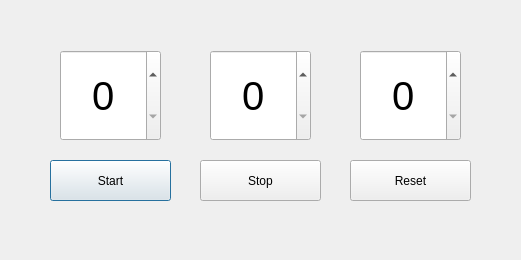
<?xml version="1.0" encoding="UTF-8"?>
<ui version="4.0">
 <class>Timer</class>
 <widget class="QDialog" name="Timer">
  <property name="geometry">
   <rect>
    <x>0</x>
    <y>0</y>
    <width>521</width>
    <height>260</height>
   </rect>
  </property>
  <property name="windowTitle">
   <string>Dialog</string>
  </property>
  <widget class="QSpinBox" name="hourBox">
   <property name="geometry">
    <rect>
     <x>60</x>
     <y>50</y>
     <width>101</width>
     <height>91</height>
    </rect>
   </property>
   <property name="font">
    <font>
     <pointsize>30</pointsize>
    </font>
   </property>
   <property name="alignment">
    <set>Qt::AlignCenter</set>
   </property>
  </widget>
  <widget class="QSpinBox" name="MinBox">
   <property name="geometry">
    <rect>
     <x>210</x>
     <y>50</y>
     <width>101</width>
     <height>91</height>
    </rect>
   </property>
   <property name="font">
    <font>
     <pointsize>30</pointsize>
    </font>
   </property>
   <property name="alignment">
    <set>Qt::AlignCenter</set>
   </property>
  </widget>
  <widget class="QSpinBox" name="SecBox">
   <property name="geometry">
    <rect>
     <x>360</x>
     <y>50</y>
     <width>101</width>
     <height>91</height>
    </rect>
   </property>
   <property name="font">
    <font>
     <pointsize>30</pointsize>
    </font>
   </property>
   <property name="alignment">
    <set>Qt::AlignCenter</set>
   </property>
  </widget>
  <widget class="QPushButton" name="btn_start">
   <property name="geometry">
    <rect>
     <x>50</x>
     <y>160</y>
     <width>121</width>
     <height>41</height>
    </rect>
   </property>
   <property name="text">
    <string>Start</string>
   </property>
  </widget>
  <widget class="QPushButton" name="btn_stop">
   <property name="geometry">
    <rect>
     <x>200</x>
     <y>160</y>
     <width>121</width>
     <height>41</height>
    </rect>
   </property>
   <property name="text">
    <string>Stop</string>
   </property>
  </widget>
  <widget class="QPushButton" name="btn_reset">
   <property name="geometry">
    <rect>
     <x>350</x>
     <y>160</y>
     <width>121</width>
     <height>41</height>
    </rect>
   </property>
   <property name="text">
    <string>Reset</string>
   </property>
  </widget>
 </widget>
 <resources/>
 <connections/>
</ui>
